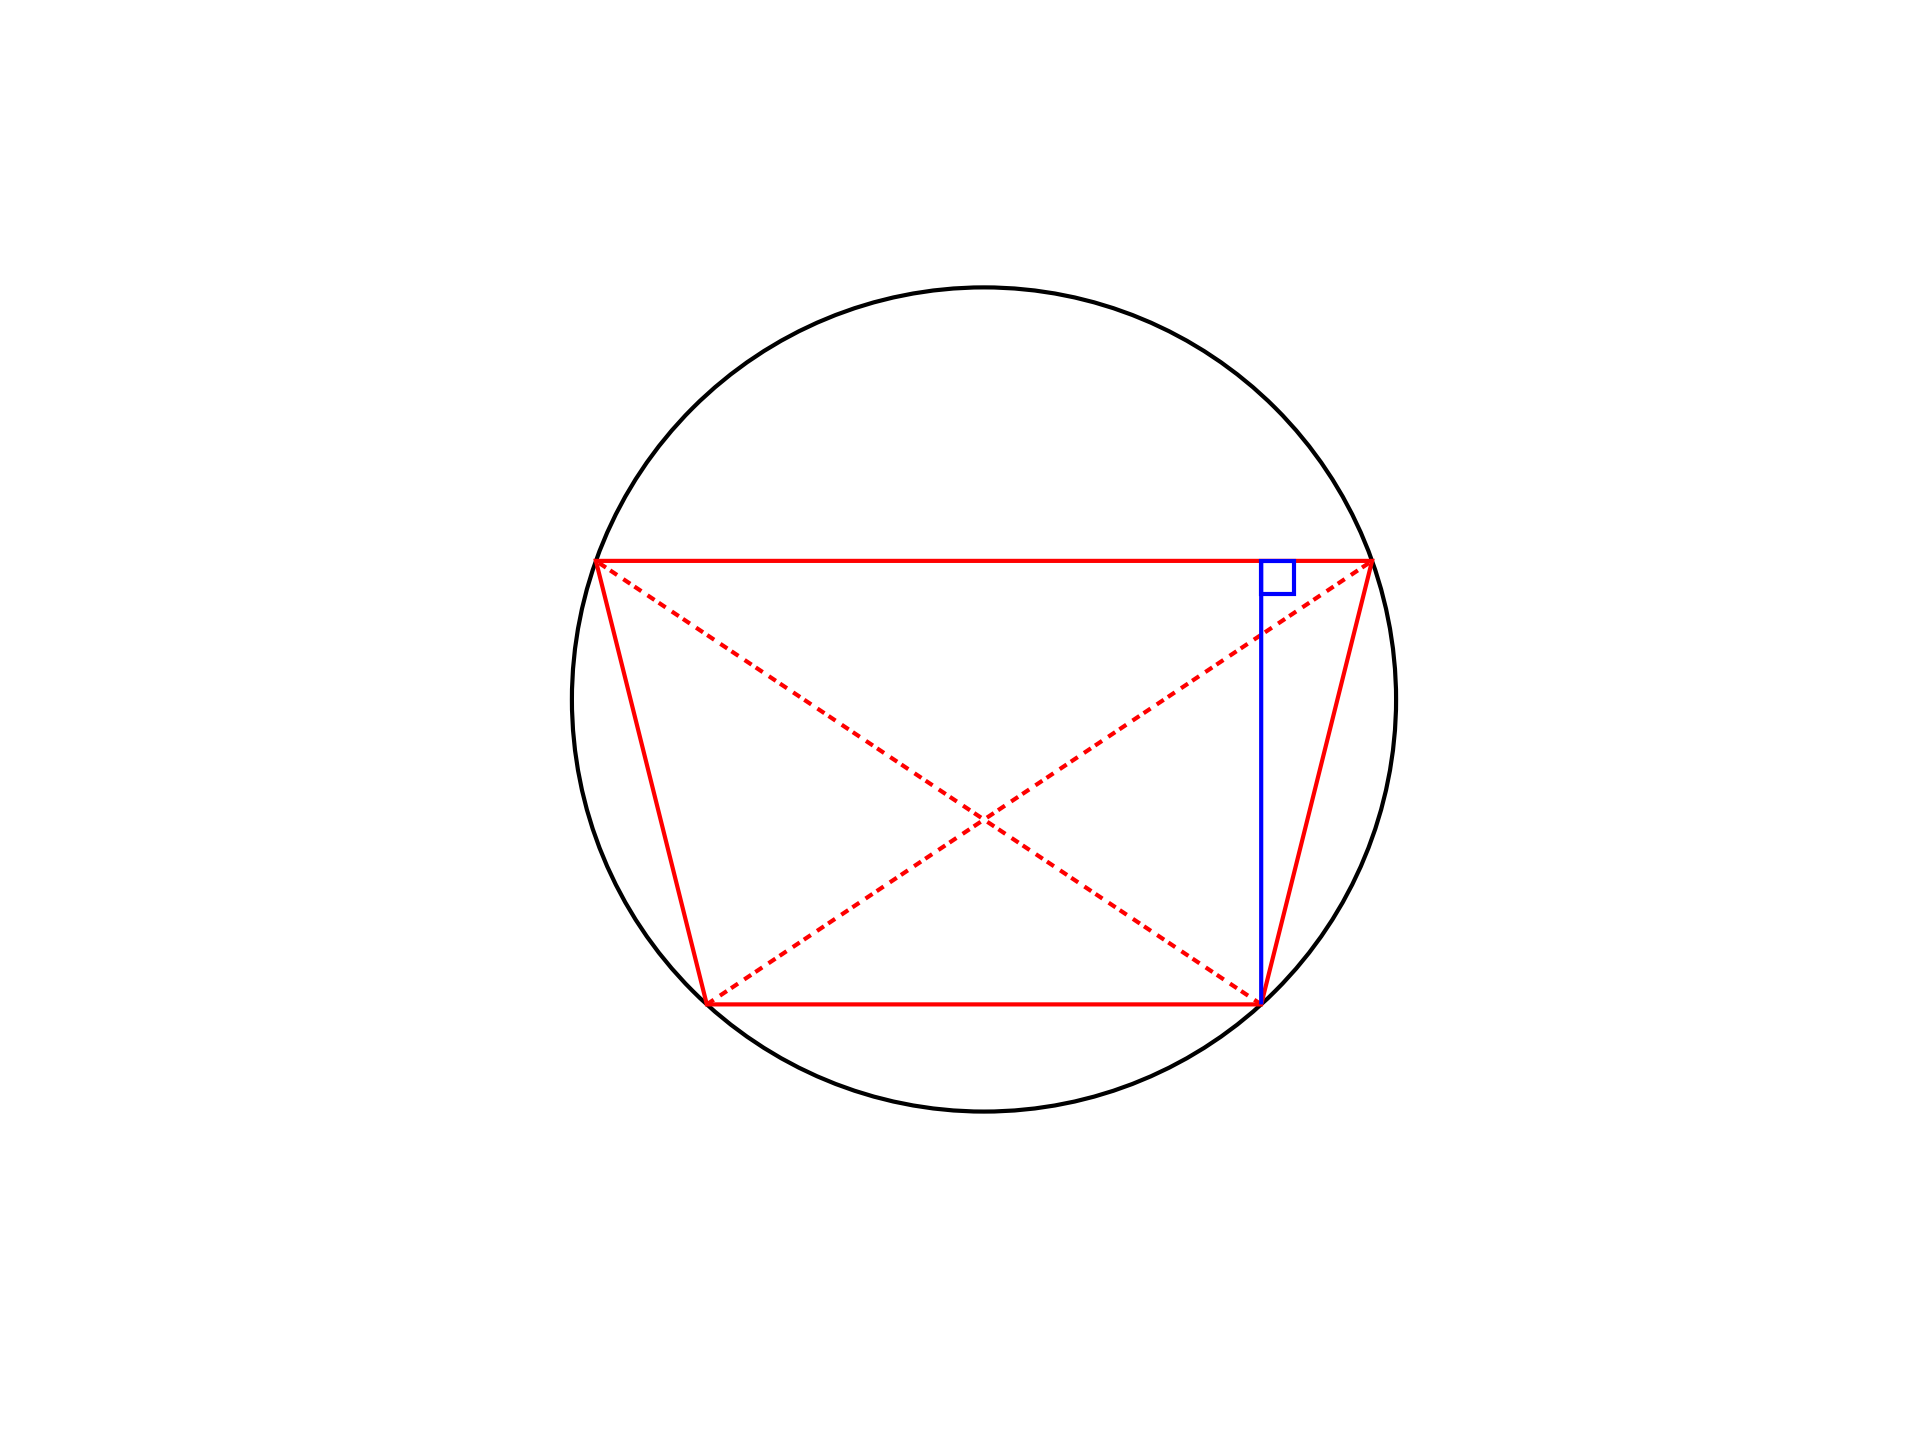

Source code (Python):
import matplotlib.pyplot as plt
import numpy as np
import geometry as geo
import math

fig, ax = geo.init()
ax.set(xlim=(0,100), ylim=(0,100))

A = geo.Point(25,25)
B = geo.Point(75,25)
dx,dy = 10,40
C = geo.Point(A.x-dx,A.y+dy)
D = geo.Point(B.x+dx,C.y)

Q,r = geo.get_circumcircle([A,B,C])
cc = geo.get_circle(Q,r)
ax.add_patch(cc)

geo.opg(ax,[A,B,D,C])
geo.dlss(ax,[[A,D],[B,C]],ec='r',ls=(0,(2,5)))

tmp = geo.Point(B.x,B.y+dy)
H = geo.xll([C,D],[B,tmp])
geo.dls(ax,[B,H],ec='b')

box = geo.mark_right_angle(H,[D,B])
geo.opg(ax,box,ec='b')


geo.savefig(plt)
